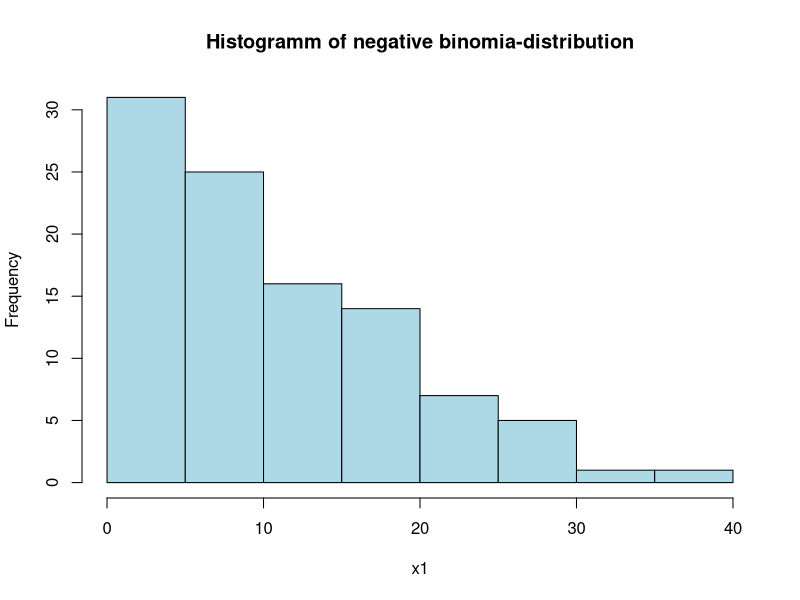
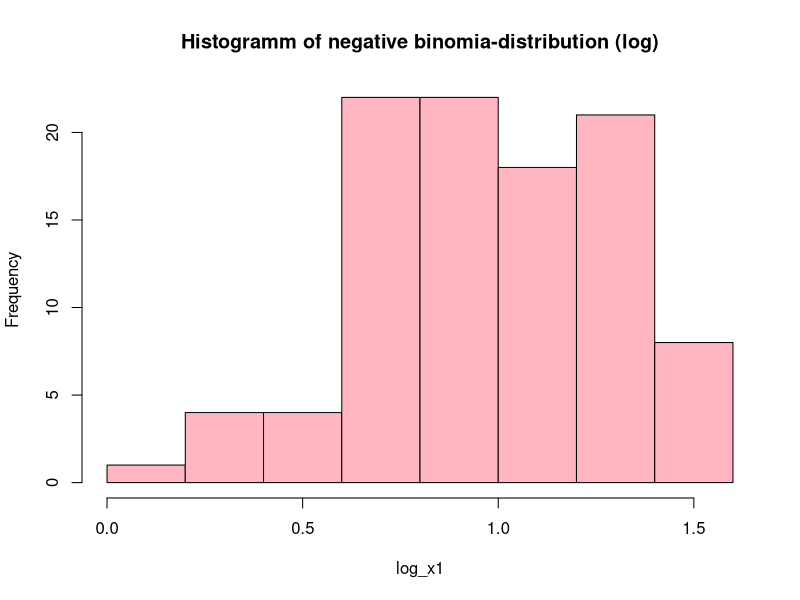

These charts were generated, in order, by the following R code:
## ---- chunk 1
mu=10
mean<-mu
mean
## ---- chunk 2
variance=mu+mu^2*2
variance

## ---- chunk 3
x1 <- rnbinom(100, mu = 10, size = 2)
## ---- chunk 4
h1<-hist(x1, main= paste("Histogramm of negative binomia-distribution"), col="lightblue")
## ---- chunk 5
log_x1<- log10(x1+1)
h2<-hist(log_x1, main= paste("Histogramm of negative binomia-distribution (log)"), col="lightpink")

